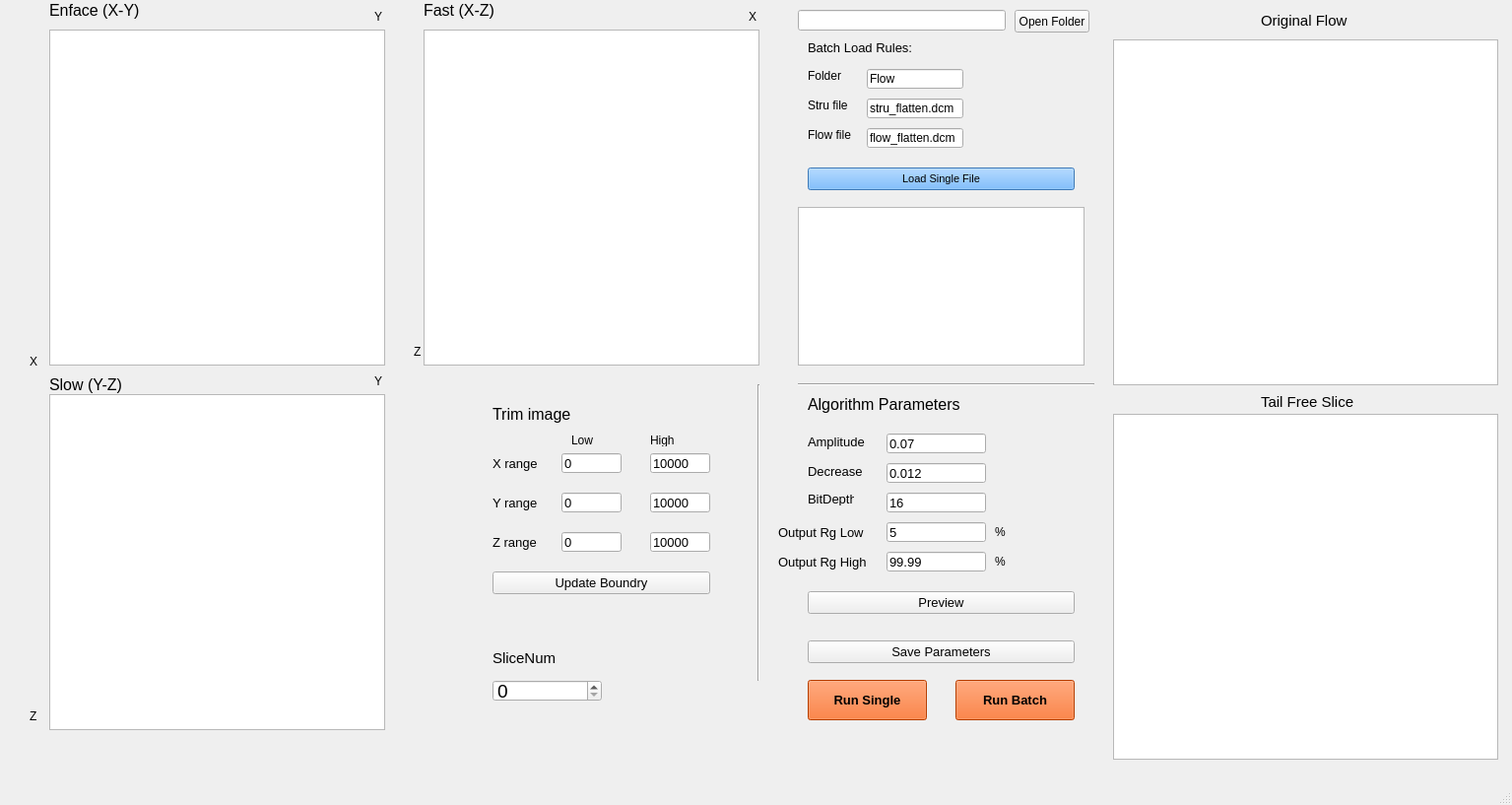
<?xml version="1.0" encoding="UTF-8"?>
<ui version="4.0">
 <class>MainWindow</class>
 <widget class="QMainWindow" name="MainWindow">
  <property name="geometry">
   <rect>
    <x>0</x>
    <y>0</y>
    <width>1535</width>
    <height>817</height>
   </rect>
  </property>
  <property name="windowTitle">
   <string>Tail Removal Tool</string>
  </property>
  <widget class="QWidget" name="centralwidget">
   <widget class="QGraphicsView" name="graphicsView_XY">
    <property name="geometry">
     <rect>
      <x>50</x>
      <y>30</y>
      <width>341</width>
      <height>341</height>
     </rect>
    </property>
   </widget>
   <widget class="QGraphicsView" name="graphicsView_YZ">
    <property name="geometry">
     <rect>
      <x>50</x>
      <y>400</y>
      <width>341</width>
      <height>341</height>
     </rect>
    </property>
   </widget>
   <widget class="QGraphicsView" name="graphicsView_XZ">
    <property name="geometry">
     <rect>
      <x>430</x>
      <y>30</y>
      <width>341</width>
      <height>341</height>
     </rect>
    </property>
   </widget>
   <widget class="QLineEdit" name="lineEdit_XLow">
    <property name="enabled">
     <bool>true</bool>
    </property>
    <property name="geometry">
     <rect>
      <x>570</x>
      <y>460</y>
      <width>61</width>
      <height>20</height>
     </rect>
    </property>
    <property name="font">
     <font>
      <pointsize>10</pointsize>
     </font>
    </property>
    <property name="text">
     <string>0</string>
    </property>
   </widget>
   <widget class="QLabel" name="label">
    <property name="geometry">
     <rect>
      <x>500</x>
      <y>400</y>
      <width>131</width>
      <height>41</height>
     </rect>
    </property>
    <property name="font">
     <font>
      <pointsize>12</pointsize>
     </font>
    </property>
    <property name="text">
     <string>Trim image</string>
    </property>
   </widget>
   <widget class="QLineEdit" name="lineEdit_XHigh">
    <property name="enabled">
     <bool>true</bool>
    </property>
    <property name="geometry">
     <rect>
      <x>660</x>
      <y>460</y>
      <width>61</width>
      <height>20</height>
     </rect>
    </property>
    <property name="font">
     <font>
      <pointsize>10</pointsize>
     </font>
    </property>
    <property name="text">
     <string>10000</string>
    </property>
   </widget>
   <widget class="QLineEdit" name="lineEdit_YHigh">
    <property name="enabled">
     <bool>true</bool>
    </property>
    <property name="geometry">
     <rect>
      <x>660</x>
      <y>500</y>
      <width>61</width>
      <height>20</height>
     </rect>
    </property>
    <property name="font">
     <font>
      <pointsize>10</pointsize>
     </font>
    </property>
    <property name="text">
     <string>10000</string>
    </property>
   </widget>
   <widget class="QLineEdit" name="lineEdit_YLow">
    <property name="enabled">
     <bool>true</bool>
    </property>
    <property name="geometry">
     <rect>
      <x>570</x>
      <y>500</y>
      <width>61</width>
      <height>20</height>
     </rect>
    </property>
    <property name="font">
     <font>
      <pointsize>10</pointsize>
     </font>
    </property>
    <property name="text">
     <string>0</string>
    </property>
   </widget>
   <widget class="QLineEdit" name="lineEdit_ZLow">
    <property name="enabled">
     <bool>true</bool>
    </property>
    <property name="geometry">
     <rect>
      <x>570</x>
      <y>540</y>
      <width>61</width>
      <height>20</height>
     </rect>
    </property>
    <property name="font">
     <font>
      <pointsize>10</pointsize>
     </font>
    </property>
    <property name="text">
     <string>0</string>
    </property>
   </widget>
   <widget class="QLineEdit" name="lineEdit_ZHigh">
    <property name="enabled">
     <bool>true</bool>
    </property>
    <property name="geometry">
     <rect>
      <x>660</x>
      <y>540</y>
      <width>61</width>
      <height>20</height>
     </rect>
    </property>
    <property name="font">
     <font>
      <pointsize>10</pointsize>
     </font>
    </property>
    <property name="text">
     <string>10000</string>
    </property>
   </widget>
   <widget class="QLabel" name="label_2">
    <property name="geometry">
     <rect>
      <x>500</x>
      <y>460</y>
      <width>61</width>
      <height>20</height>
     </rect>
    </property>
    <property name="font">
     <font>
      <pointsize>10</pointsize>
     </font>
    </property>
    <property name="text">
     <string>X range</string>
    </property>
   </widget>
   <widget class="QLabel" name="label_3">
    <property name="geometry">
     <rect>
      <x>500</x>
      <y>500</y>
      <width>61</width>
      <height>20</height>
     </rect>
    </property>
    <property name="font">
     <font>
      <pointsize>10</pointsize>
     </font>
    </property>
    <property name="text">
     <string>Y range</string>
    </property>
   </widget>
   <widget class="QLabel" name="label_4">
    <property name="geometry">
     <rect>
      <x>500</x>
      <y>540</y>
      <width>61</width>
      <height>20</height>
     </rect>
    </property>
    <property name="font">
     <font>
      <pointsize>10</pointsize>
     </font>
    </property>
    <property name="text">
     <string>Z range</string>
    </property>
   </widget>
   <widget class="QLabel" name="label_5">
    <property name="geometry">
     <rect>
      <x>820</x>
      <y>390</y>
      <width>181</width>
      <height>41</height>
     </rect>
    </property>
    <property name="font">
     <font>
      <pointsize>12</pointsize>
     </font>
    </property>
    <property name="text">
     <string>Algorithm Parameters</string>
    </property>
   </widget>
   <widget class="QPushButton" name="pushButton_Preview">
    <property name="geometry">
     <rect>
      <x>820</x>
      <y>600</y>
      <width>271</width>
      <height>23</height>
     </rect>
    </property>
    <property name="font">
     <font>
      <pointsize>10</pointsize>
     </font>
    </property>
    <property name="text">
     <string>Preview</string>
    </property>
   </widget>
   <widget class="QPushButton" name="pushButton_Save">
    <property name="geometry">
     <rect>
      <x>820</x>
      <y>650</y>
      <width>271</width>
      <height>23</height>
     </rect>
    </property>
    <property name="font">
     <font>
      <pointsize>10</pointsize>
     </font>
    </property>
    <property name="text">
     <string>Save Parameters</string>
    </property>
   </widget>
   <widget class="QLabel" name="label_6">
    <property name="geometry">
     <rect>
      <x>50</x>
      <y>-10</y>
      <width>131</width>
      <height>41</height>
     </rect>
    </property>
    <property name="font">
     <font>
      <pointsize>12</pointsize>
     </font>
    </property>
    <property name="text">
     <string>Enface (X-Y)</string>
    </property>
   </widget>
   <widget class="QLabel" name="label_7">
    <property name="geometry">
     <rect>
      <x>50</x>
      <y>370</y>
      <width>131</width>
      <height>41</height>
     </rect>
    </property>
    <property name="font">
     <font>
      <pointsize>12</pointsize>
     </font>
    </property>
    <property name="text">
     <string>Slow (Y-Z)</string>
    </property>
   </widget>
   <widget class="QLabel" name="label_8">
    <property name="geometry">
     <rect>
      <x>430</x>
      <y>-10</y>
      <width>131</width>
      <height>41</height>
     </rect>
    </property>
    <property name="font">
     <font>
      <pointsize>12</pointsize>
     </font>
    </property>
    <property name="text">
     <string>Fast (X-Z)</string>
    </property>
   </widget>
   <widget class="QLineEdit" name="lineEdit_Amp">
    <property name="enabled">
     <bool>true</bool>
    </property>
    <property name="geometry">
     <rect>
      <x>900</x>
      <y>440</y>
      <width>101</width>
      <height>20</height>
     </rect>
    </property>
    <property name="font">
     <font>
      <pointsize>10</pointsize>
     </font>
    </property>
    <property name="text">
     <string>0.07</string>
    </property>
   </widget>
   <widget class="QLineEdit" name="lineEdit_Dec">
    <property name="enabled">
     <bool>true</bool>
    </property>
    <property name="geometry">
     <rect>
      <x>900</x>
      <y>470</y>
      <width>101</width>
      <height>20</height>
     </rect>
    </property>
    <property name="font">
     <font>
      <pointsize>10</pointsize>
     </font>
    </property>
    <property name="text">
     <string>0.012</string>
    </property>
   </widget>
   <widget class="QLabel" name="label_9">
    <property name="geometry">
     <rect>
      <x>820</x>
      <y>440</y>
      <width>61</width>
      <height>16</height>
     </rect>
    </property>
    <property name="font">
     <font>
      <pointsize>10</pointsize>
     </font>
    </property>
    <property name="text">
     <string>Amplitude </string>
    </property>
   </widget>
   <widget class="QLabel" name="label_10">
    <property name="geometry">
     <rect>
      <x>820</x>
      <y>470</y>
      <width>61</width>
      <height>16</height>
     </rect>
    </property>
    <property name="font">
     <font>
      <pointsize>10</pointsize>
     </font>
    </property>
    <property name="text">
     <string>Decrease </string>
    </property>
   </widget>
   <widget class="QGraphicsView" name="graphicsView_TailRec">
    <property name="geometry">
     <rect>
      <x>1130</x>
      <y>420</y>
      <width>391</width>
      <height>351</height>
     </rect>
    </property>
   </widget>
   <widget class="QLabel" name="label_11">
    <property name="geometry">
     <rect>
      <x>820</x>
      <y>500</y>
      <width>47</width>
      <height>13</height>
     </rect>
    </property>
    <property name="font">
     <font>
      <pointsize>10</pointsize>
     </font>
    </property>
    <property name="text">
     <string>BitDepth</string>
    </property>
   </widget>
   <widget class="QGraphicsView" name="graphicsView_TailOri">
    <property name="geometry">
     <rect>
      <x>1130</x>
      <y>40</y>
      <width>391</width>
      <height>351</height>
     </rect>
    </property>
   </widget>
   <widget class="QLabel" name="label_12">
    <property name="geometry">
     <rect>
      <x>30</x>
      <y>360</y>
      <width>47</width>
      <height>13</height>
     </rect>
    </property>
    <property name="text">
     <string>X</string>
    </property>
   </widget>
   <widget class="QLabel" name="label_13">
    <property name="geometry">
     <rect>
      <x>380</x>
      <y>10</y>
      <width>47</width>
      <height>13</height>
     </rect>
    </property>
    <property name="text">
     <string>Y</string>
    </property>
   </widget>
   <widget class="QLabel" name="label_14">
    <property name="geometry">
     <rect>
      <x>760</x>
      <y>10</y>
      <width>47</width>
      <height>13</height>
     </rect>
    </property>
    <property name="text">
     <string>X</string>
    </property>
   </widget>
   <widget class="QLabel" name="label_15">
    <property name="geometry">
     <rect>
      <x>420</x>
      <y>350</y>
      <width>47</width>
      <height>13</height>
     </rect>
    </property>
    <property name="text">
     <string>Z</string>
    </property>
   </widget>
   <widget class="QLabel" name="label_16">
    <property name="geometry">
     <rect>
      <x>30</x>
      <y>720</y>
      <width>47</width>
      <height>13</height>
     </rect>
    </property>
    <property name="text">
     <string>Z</string>
    </property>
   </widget>
   <widget class="QLabel" name="label_17">
    <property name="geometry">
     <rect>
      <x>380</x>
      <y>380</y>
      <width>47</width>
      <height>13</height>
     </rect>
    </property>
    <property name="text">
     <string>Y</string>
    </property>
   </widget>
   <widget class="QLabel" name="label_18">
    <property name="geometry">
     <rect>
      <x>420</x>
      <y>1110</y>
      <width>47</width>
      <height>13</height>
     </rect>
    </property>
    <property name="text">
     <string>Z</string>
    </property>
   </widget>
   <widget class="QPushButton" name="pushButton_Update">
    <property name="geometry">
     <rect>
      <x>500</x>
      <y>580</y>
      <width>221</width>
      <height>23</height>
     </rect>
    </property>
    <property name="font">
     <font>
      <pointsize>10</pointsize>
     </font>
    </property>
    <property name="text">
     <string>Update Boundry</string>
    </property>
   </widget>
   <widget class="QSpinBox" name="spinBox_Slice">
    <property name="geometry">
     <rect>
      <x>500</x>
      <y>690</y>
      <width>111</width>
      <height>22</height>
     </rect>
    </property>
    <property name="font">
     <font>
      <pointsize>14</pointsize>
     </font>
    </property>
    <property name="maximum">
     <number>9999</number>
    </property>
   </widget>
   <widget class="QLabel" name="label_19">
    <property name="geometry">
     <rect>
      <x>500</x>
      <y>660</y>
      <width>91</width>
      <height>16</height>
     </rect>
    </property>
    <property name="font">
     <font>
      <pointsize>11</pointsize>
     </font>
    </property>
    <property name="text">
     <string>SliceNum</string>
    </property>
   </widget>
   <widget class="QLineEdit" name="lineEdit_BitDepth">
    <property name="enabled">
     <bool>true</bool>
    </property>
    <property name="geometry">
     <rect>
      <x>900</x>
      <y>500</y>
      <width>101</width>
      <height>20</height>
     </rect>
    </property>
    <property name="font">
     <font>
      <pointsize>10</pointsize>
     </font>
    </property>
    <property name="text">
     <string>16</string>
    </property>
   </widget>
   <widget class="QLabel" name="label_20">
    <property name="geometry">
     <rect>
      <x>580</x>
      <y>440</y>
      <width>47</width>
      <height>13</height>
     </rect>
    </property>
    <property name="text">
     <string>Low</string>
    </property>
   </widget>
   <widget class="QLabel" name="label_21">
    <property name="geometry">
     <rect>
      <x>660</x>
      <y>440</y>
      <width>47</width>
      <height>13</height>
     </rect>
    </property>
    <property name="text">
     <string>High</string>
    </property>
   </widget>
   <widget class="QLabel" name="label_22">
    <property name="geometry">
     <rect>
      <x>1280</x>
      <y>10</y>
      <width>101</width>
      <height>21</height>
     </rect>
    </property>
    <property name="font">
     <font>
      <pointsize>11</pointsize>
     </font>
    </property>
    <property name="text">
     <string>Original Flow</string>
    </property>
   </widget>
   <widget class="QLabel" name="label_23">
    <property name="geometry">
     <rect>
      <x>1280</x>
      <y>400</y>
      <width>131</width>
      <height>16</height>
     </rect>
    </property>
    <property name="font">
     <font>
      <pointsize>11</pointsize>
     </font>
    </property>
    <property name="text">
     <string>Tail Free Slice</string>
    </property>
   </widget>
   <widget class="QLineEdit" name="lineEdit_OpenPath">
    <property name="geometry">
     <rect>
      <x>810</x>
      <y>10</y>
      <width>211</width>
      <height>21</height>
     </rect>
    </property>
    <property name="text">
     <string/>
    </property>
   </widget>
   <widget class="QPushButton" name="pushButton_BatchOpen">
    <property name="geometry">
     <rect>
      <x>1030</x>
      <y>10</y>
      <width>76</width>
      <height>23</height>
     </rect>
    </property>
    <property name="text">
     <string>Open Folder</string>
    </property>
   </widget>
   <widget class="QLineEdit" name="lineEdit_StruPattern">
    <property name="geometry">
     <rect>
      <x>880</x>
      <y>100</y>
      <width>98</width>
      <height>20</height>
     </rect>
    </property>
    <property name="text">
     <string>stru_flatten.dcm</string>
    </property>
   </widget>
   <widget class="QListWidget" name="listWidget_BatchList">
    <property name="geometry">
     <rect>
      <x>810</x>
      <y>210</y>
      <width>291</width>
      <height>161</height>
     </rect>
    </property>
   </widget>
   <widget class="QPushButton" name="pushButton_RunSingle">
    <property name="enabled">
     <bool>true</bool>
    </property>
    <property name="geometry">
     <rect>
      <x>820</x>
      <y>690</y>
      <width>121</width>
      <height>41</height>
     </rect>
    </property>
    <property name="font">
     <font>
      <pointsize>10</pointsize>
      <weight>75</weight>
      <bold>true</bold>
     </font>
    </property>
    <property name="styleSheet">
     <string notr="true">background-color: rgb(255, 85, 0);</string>
    </property>
    <property name="text">
     <string>Run Single</string>
    </property>
   </widget>
   <widget class="QPushButton" name="pushButton_RunBatch">
    <property name="enabled">
     <bool>true</bool>
    </property>
    <property name="geometry">
     <rect>
      <x>970</x>
      <y>690</y>
      <width>121</width>
      <height>41</height>
     </rect>
    </property>
    <property name="font">
     <font>
      <pointsize>10</pointsize>
      <weight>75</weight>
      <bold>true</bold>
     </font>
    </property>
    <property name="cursor">
     <cursorShape>PointingHandCursor</cursorShape>
    </property>
    <property name="mouseTracking">
     <bool>false</bool>
    </property>
    <property name="whatsThis">
     <string/>
    </property>
    <property name="styleSheet">
     <string notr="true">background-color: rgb(255, 85, 0);</string>
    </property>
    <property name="text">
     <string>Run Batch</string>
    </property>
   </widget>
   <widget class="QLineEdit" name="lineEdit_FolderPattern">
    <property name="geometry">
     <rect>
      <x>880</x>
      <y>70</y>
      <width>98</width>
      <height>20</height>
     </rect>
    </property>
    <property name="text">
     <string>Flow</string>
    </property>
   </widget>
   <widget class="QLineEdit" name="lineEdit_FlowPattern">
    <property name="geometry">
     <rect>
      <x>880</x>
      <y>130</y>
      <width>98</width>
      <height>20</height>
     </rect>
    </property>
    <property name="text">
     <string>flow_flatten.dcm</string>
    </property>
   </widget>
   <widget class="QPushButton" name="pushButton_LoadSingle">
    <property name="enabled">
     <bool>true</bool>
    </property>
    <property name="geometry">
     <rect>
      <x>820</x>
      <y>170</y>
      <width>271</width>
      <height>23</height>
     </rect>
    </property>
    <property name="font">
     <font>
      <pointsize>8</pointsize>
     </font>
    </property>
    <property name="styleSheet">
     <string notr="true">background-color: rgb(85, 170, 255);</string>
    </property>
    <property name="text">
     <string>Load Single File</string>
    </property>
   </widget>
   <widget class="QLabel" name="label_24">
    <property name="geometry">
     <rect>
      <x>820</x>
      <y>40</y>
      <width>131</width>
      <height>16</height>
     </rect>
    </property>
    <property name="font">
     <font>
      <pointsize>10</pointsize>
     </font>
    </property>
    <property name="text">
     <string>Batch Load Rules:</string>
    </property>
   </widget>
   <widget class="QLabel" name="label_25">
    <property name="geometry">
     <rect>
      <x>820</x>
      <y>70</y>
      <width>47</width>
      <height>13</height>
     </rect>
    </property>
    <property name="text">
     <string>Folder</string>
    </property>
   </widget>
   <widget class="QLabel" name="label_26">
    <property name="geometry">
     <rect>
      <x>820</x>
      <y>100</y>
      <width>47</width>
      <height>13</height>
     </rect>
    </property>
    <property name="text">
     <string>Stru file</string>
    </property>
   </widget>
   <widget class="QLabel" name="label_27">
    <property name="geometry">
     <rect>
      <x>820</x>
      <y>130</y>
      <width>47</width>
      <height>13</height>
     </rect>
    </property>
    <property name="text">
     <string>Flow file</string>
    </property>
   </widget>
   <widget class="Line" name="line">
    <property name="geometry">
     <rect>
      <x>760</x>
      <y>390</y>
      <width>20</width>
      <height>301</height>
     </rect>
    </property>
    <property name="orientation">
     <enum>Qt::Vertical</enum>
    </property>
   </widget>
   <widget class="Line" name="line_2">
    <property name="geometry">
     <rect>
      <x>810</x>
      <y>380</y>
      <width>301</width>
      <height>20</height>
     </rect>
    </property>
    <property name="orientation">
     <enum>Qt::Horizontal</enum>
    </property>
   </widget>
   <widget class="QLineEdit" name="lineEdit_Rg_L">
    <property name="enabled">
     <bool>true</bool>
    </property>
    <property name="geometry">
     <rect>
      <x>900</x>
      <y>530</y>
      <width>101</width>
      <height>20</height>
     </rect>
    </property>
    <property name="font">
     <font>
      <pointsize>10</pointsize>
     </font>
    </property>
    <property name="text">
     <string>5</string>
    </property>
   </widget>
   <widget class="QLineEdit" name="lineEdit_Rg_H">
    <property name="enabled">
     <bool>true</bool>
    </property>
    <property name="geometry">
     <rect>
      <x>900</x>
      <y>560</y>
      <width>101</width>
      <height>20</height>
     </rect>
    </property>
    <property name="font">
     <font>
      <pointsize>10</pointsize>
     </font>
    </property>
    <property name="text">
     <string>99.99</string>
    </property>
   </widget>
   <widget class="QLabel" name="label_28">
    <property name="geometry">
     <rect>
      <x>790</x>
      <y>530</y>
      <width>91</width>
      <height>20</height>
     </rect>
    </property>
    <property name="font">
     <font>
      <pointsize>10</pointsize>
     </font>
    </property>
    <property name="text">
     <string>Output Rg Low</string>
    </property>
   </widget>
   <widget class="QLabel" name="label_29">
    <property name="geometry">
     <rect>
      <x>790</x>
      <y>560</y>
      <width>91</width>
      <height>20</height>
     </rect>
    </property>
    <property name="font">
     <font>
      <pointsize>10</pointsize>
     </font>
    </property>
    <property name="text">
     <string>Output Rg High</string>
    </property>
   </widget>
   <widget class="QLabel" name="label_30">
    <property name="geometry">
     <rect>
      <x>1010</x>
      <y>530</y>
      <width>41</width>
      <height>20</height>
     </rect>
    </property>
    <property name="text">
     <string>%</string>
    </property>
   </widget>
   <widget class="QLabel" name="label_31">
    <property name="geometry">
     <rect>
      <x>1010</x>
      <y>560</y>
      <width>41</width>
      <height>20</height>
     </rect>
    </property>
    <property name="text">
     <string>%</string>
    </property>
   </widget>
  </widget>
  <widget class="QMenuBar" name="menubar">
   <property name="geometry">
    <rect>
     <x>0</x>
     <y>0</y>
     <width>1535</width>
     <height>21</height>
    </rect>
   </property>
  </widget>
  <widget class="QStatusBar" name="statusbar"/>
 </widget>
 <resources/>
 <connections/>
</ui>
